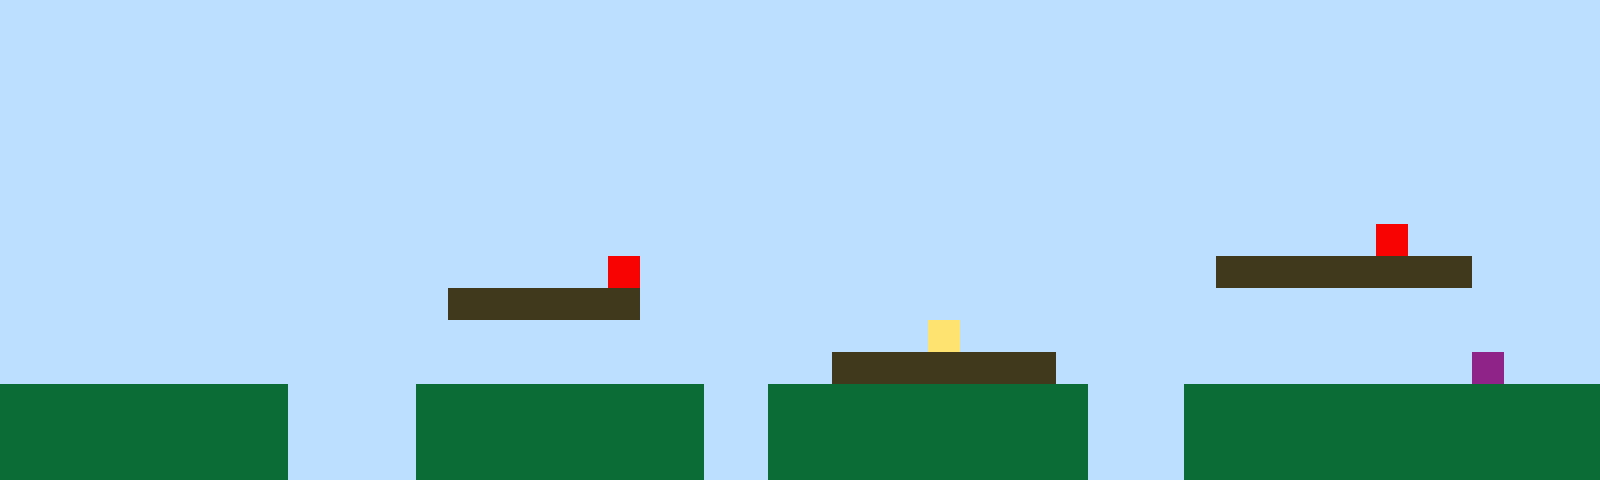

This is a level from a 2D game, rendered from its Tiled map with the project's own tilesets. A one-line summary and the complete map file follow:
An orthogonal 50x15 tile map with 32x32 px tiles, 1 tile layer (Tile Layer 1).

<map version="1.10" tiledversion="1.11.2" orientation="orthogonal" renderorder="right-up" width="50" height="15" tilewidth="32" tileheight="32" infinite="0" nextlayerid="2" nextobjectid="1"><editorsettings><export target="map1.csv" format="csv" /></editorsettings><tileset firstgid="1" name="sprites" tilewidth="32" tileheight="32" tilecount="6" columns="3"><image source="sprites.png" width="96" height="64" /></tileset><layer id="1" name="Tile Layer 1" width="50" height="15"><data encoding="csv">1,1,1,1,1,1,1,1,1,1,1,1,1,1,1,1,1,1,1,1,1,1,1,1,1,1,1,1,1,1,1,1,1,1,1,1,1,1,1,1,1,1,1,1,1,1,1,1,1,1,1,1,1,1,1,1,1,1,1,1,1,1,1,1,1,1,1,1,1,1,1,1,1,1,1,1,1,1,1,1,1,1,1,1,1,1,1,1,1,1,1,1,1,1,1,1,1,1,1,1,1,1,1,1,1,1,1,1,1,1,1,1,1,1,1,1,1,1,1,1,1,1,1,1,1,1,1,1,1,1,1,1,1,1,1,1,1,1,1,1,1,1,1,1,1,1,1,1,1,1,1,1,1,1,1,1,1,1,1,1,1,1,1,1,1,1,1,1,1,1,1,1,1,1,1,1,1,1,1,1,1,1,1,1,1,1,1,1,1,1,1,1,1,1,1,1,1,1,1,1,1,1,1,1,1,1,1,1,1,1,1,1,1,1,1,1,1,1,1,1,1,1,1,1,1,1,1,1,1,1,1,1,1,1,1,1,1,1,1,1,1,1,1,1,1,1,1,1,1,1,1,1,1,1,1,1,1,1,1,1,1,1,1,1,1,1,1,1,1,1,1,1,1,1,1,1,1,1,1,1,1,1,1,1,1,1,1,1,1,1,1,1,1,1,1,1,1,1,1,1,1,1,1,1,1,1,1,1,1,1,1,1,1,1,1,1,1,1,1,1,1,1,1,1,1,1,1,1,1,1,1,1,1,1,1,1,1,1,1,1,1,1,1,1,1,1,1,1,1,1,1,1,1,1,1,1,1,1,1,1,1,1,1,1,1,1,1,1,1,1,1,1,1,1,1,1,1,1,1,1,1,1,1,1,1,1,1,1,1,1,1,1,1,5,1,1,1,1,1,1,1,1,1,1,1,1,1,1,1,1,1,1,1,1,1,1,1,1,1,5,1,1,1,1,1,1,1,1,1,1,1,1,1,1,1,1,1,1,3,3,3,3,3,3,3,3,1,1,1,1,1,1,1,1,1,1,1,1,1,1,1,1,1,1,3,3,3,3,3,3,1,1,1,1,1,1,1,1,1,1,1,1,1,1,1,1,1,1,1,1,1,1,1,1,1,1,1,1,1,1,1,1,1,1,1,1,1,1,1,1,1,1,1,1,1,1,1,1,1,1,1,1,1,1,1,1,1,1,1,4,1,1,1,1,1,1,1,1,1,1,1,1,1,1,1,1,1,1,1,1,1,1,1,1,1,1,1,1,1,1,1,1,1,1,1,1,1,1,1,1,1,1,1,1,1,1,3,3,3,3,3,3,3,1,1,1,1,1,1,1,1,1,1,1,1,1,6,1,1,1,2,2,2,2,2,2,2,2,2,1,1,1,1,2,2,2,2,2,2,2,2,2,1,1,2,2,2,2,2,2,2,2,2,2,1,1,1,2,2,2,2,2,2,2,2,2,2,2,2,2,2,2,2,2,2,2,2,2,2,1,1,1,1,2,2,2,2,2,2,2,2,2,1,1,2,2,2,2,2,2,2,2,2,2,1,1,1,2,2,2,2,2,2,2,2,2,2,2,2,2,2,2,2,2,2,2,2,2,2,1,1,1,1,2,2,2,2,2,2,2,2,2,1,1,2,2,2,2,2,2,2,2,2,2,1,1,1,2,2,2,2,2,2,2,2,2,2,2,2,2</data></layer></map>
